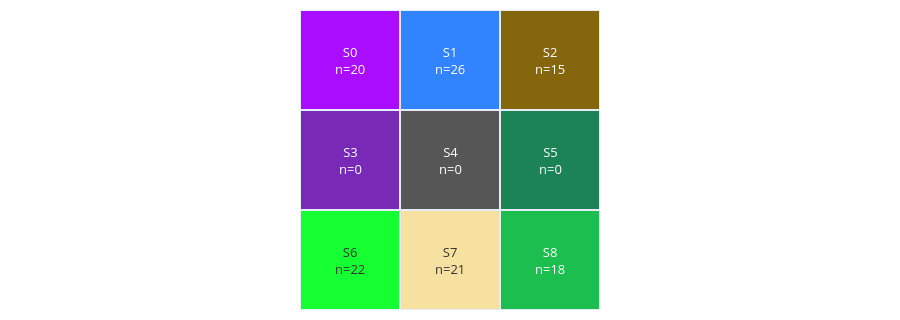
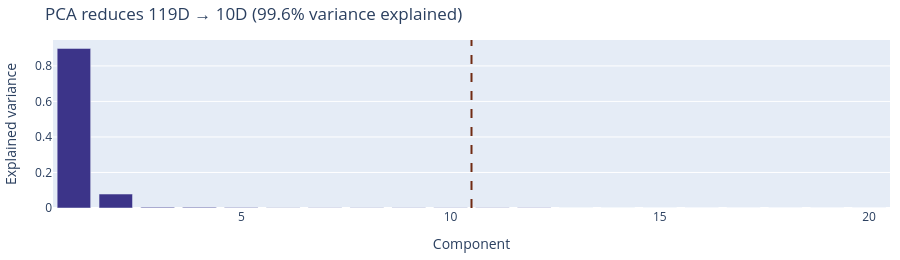

Here is the notebook cell these charts were saved with, in order:
### Code cell
kairo.plot_state_grid(result.states).show()
kairo.plot_pca_variance(result.pca).show()

### Figure 1 — Plotly figure (JSON) as saved in the notebook; plotly's stock layout.template omitted (floating-point values rounded to 4 significant figures)
{"data": [{"colorscale": [[0, "#AA0DFE"], [0.125, "#3283FE"], [0.25, "#85660D"], [0.375, "#782AB6"], [0.5, "#565656"], [0.625, "#1C8356"], [0.75, "#16FF32"], [0.875, "#F7E1A0"], [1, "#1CBE4F"]], "hoverinfo": "text", "showscale": false, "text": [["S0<br>dominant: —<br>n=20", "S1<br>dominant: —<br>n=26", "S2<br>dominant: —<br>n=15"], ["S3<br>dominant: —<br>n=0", "S4<br>dominant: —<br>n=0", "S5<br>dominant: —<br>n=0"], ["S6<br>dominant: —<br>n=22", "S7<br>dominant: —<br>n=21", "S8<br>dominant: —<br>n=18"]], "type": "heatmap", "xgap": 2, "ygap": 2, "z": [[0, 1, 2], [3, 4, 5], [6, 7, 8]]}], "layout": {"annotations": [{"font": {"color": "#FFFFFF", "size": 13}, "showarrow": false, "text": "S0<br>n=20", "x": 0, "xref": "x", "y": 0, "yref": "y"}, {"font": {"color": "#FFFFFF", "size": 13}, "showarrow": false, "text": "S1<br>n=26", "x": 1, "xref": "x", "y": 0, "yref": "y"}, {"font": {"color": "#FFFFFF", "size": 13}, "showarrow": false, "text": "S2<br>n=15", "x": 2, "xref": "x", "y": 0, "yref": "y"}, {"font": {"color": "#FFFFFF", "size": 13}, "showarrow": false, "text": "S3<br>n=0", "x": 0, "xref": "x", "y": 1, "yref": "y"}, {"font": {"color": "#FFFFFF", "size": 13}, "showarrow": false, "text": "S4<br>n=0", "x": 1, "xref": "x", "y": 1, "yref": "y"}, {"font": {"color": "#FFFFFF", "size": 13}, "showarrow": false, "text": "S5<br>n=0", "x": 2, "xref": "x", "y": 1, "yref": "y"}, {"font": {"color": "#333333", "size": 13}, "showarrow": false, "text": "S6<br>n=22", "x": 0, "xref": "x", "y": 2, "yref": "y"}, {"font": {"color": "#333333", "size": 13}, "showarrow": false, "text": "S7<br>n=21", "x": 1, "xref": "x", "y": 2, "yref": "y"}, {"font": {"color": "#FFFFFF", "size": 13}, "showarrow": false, "text": "S8<br>n=18", "x": 2, "xref": "x", "y": 2, "yref": "y"}], "height": 320, "margin": {"b": 10, "l": 10, "r": 10, "t": 10}, "title": {"text": ""}, "xaxis": {"constrain": "domain", "scaleanchor": "y", "visible": false}, "yaxis": {"autorange": "reversed", "visible": false}}}

### Figure 2 — Plotly figure (JSON) as saved in the notebook; plotly's stock layout.template omitted (floating-point values rounded to 4 significant figures)
{"data": [{"hovertemplate": "PC%{x}<br>ratio=%{y:.3f}<extra></extra>", "marker": {"color": "#3C3489"}, "type": "bar", "x": [1, 2, 3, 4, 5, 6, 7, 8, 9, 10, 11, 12, 13, 14, 15, 16, 17, 18, 19, 20], "y": [0.8986, 0.0785, 0.004511, 0.003899, 0.002367, 0.002019, 0.001855, 0.001532, 0.00125, 0.001011, 0.0009449, 0.0007823, 0.0005752, 0.0005393, 0.000374, 0.0002317, 0.0002017, 0.0001426, 0.0001357, 0.0001206]}], "layout": {"height": 260, "margin": {"b": 10, "l": 10, "r": 10, "t": 40}, "shapes": [{"line": {"color": "#712B13", "dash": "dash", "width": 2}, "type": "line", "x0": 10.5, "x1": 10.5, "xref": "x", "y0": 0, "y1": 1, "yref": "y domain"}], "title": {"text": "PCA reduces 119D → 10D (99.6% variance explained)"}, "xaxis": {"title": {"text": "Component"}}, "yaxis": {"title": {"text": "Explained variance"}}}}
